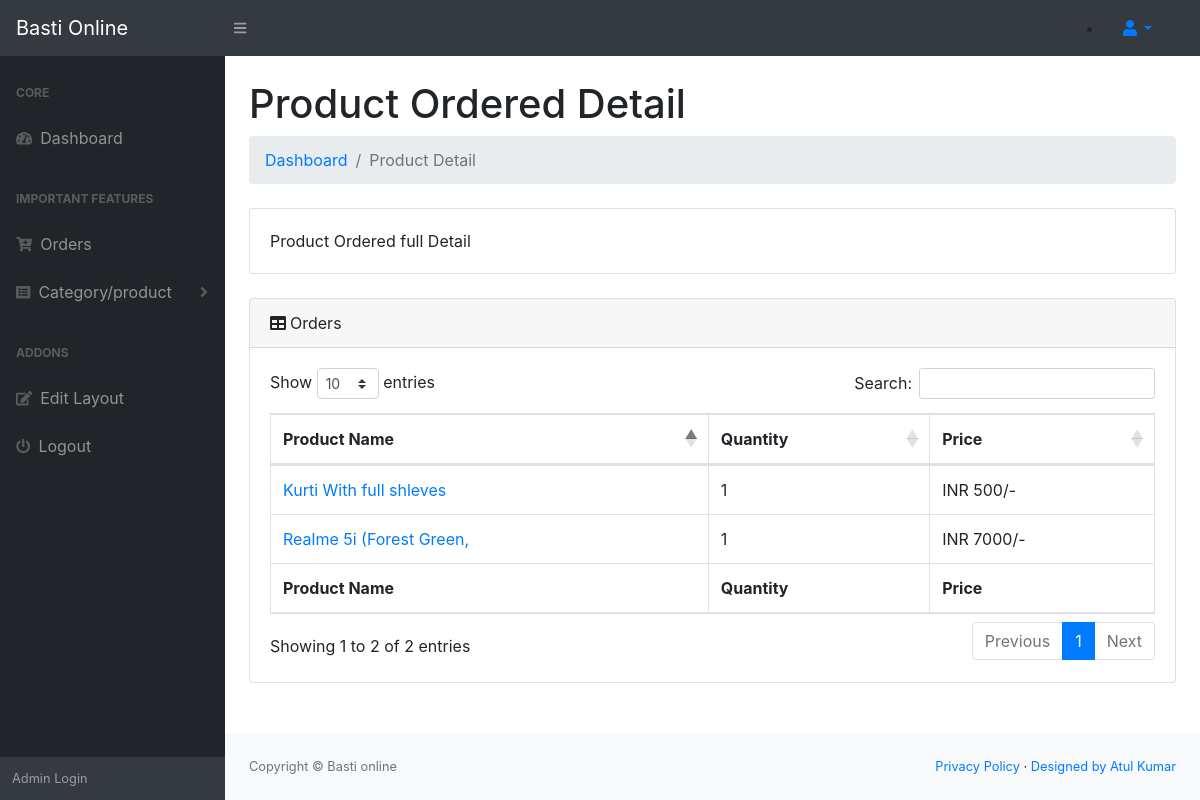
Page /admin/fulldetails.php?id=12 (signed in) on the committed database.
### tables this page shows
CREATE TABLE `orderitems` (
  `id` int(11) NOT NULL,
  `pid` int(11) NOT NULL,
  `pquantity` varchar(255) NOT NULL,
  `orderid` int(11) NOT NULL,
  `productprice` varchar(255) NOT NULL
);

CREATE TABLE `products` (
  `id` int(11) NOT NULL,
  `name` varchar(255) NOT NULL,
  `catid` int(11) NOT NULL,
  `price` varchar(255) NOT NULL,
  `thumb` varchar(255) NOT NULL,
  `description` varchar(255) NOT NULL
);

### admin/fulldetails.php (the view, shortened to what this page needs)
<?php
	require_once 'config/connect.php';
?>
<?php include 'header.php' ?>
    <body class="sb-nav-fixed">
        <?php include 'nav.php' ?>
            </div>
            <div id="layoutSidenav_content">
                <main>
                    <div class="container-fluid">
                        <h1 class="mt-4">Product Ordered Detail</h1>
                        <ol class="breadcrumb mb-4">
                            <li class="breadcrumb-item"><a href="index.php">Dashboard</a></li>
                            <li class="breadcrumb-item active">Product Detail</li>
                        </ol>
                        <div class="card mb-4">
                            <div class="card-body">Product Ordered full Detail</div>
                        </div>
                        <div class="card mb-4">
                            <div class="card-header"><i class="fas fa-table mr-1"></i>Orders</div>
                            <div class="card-body">
                                <div class="table-responsive">
                                    <table class="table table-bordered" id="dataTable" width="100%" cellspacing="0">
                                        <thead>
                                            <tr>
                                                <tr>
                                                    <th>Product Name</th>
                                                    <th>Quantity</th>
                                                    <th>Price</th>
                                                </tr>
                                        </thead>
                                        <tfoot>
                                            <tr>
                                                <th>Product Name</th>
                                                <th>Quantity</th>
                                                <th>Price</th>
                                            </tr>
                                        <tbody>
                                        <?php
                                            if(isset($_GET['id']) & !empty($_GET['id'])){
                                                $oid = $_GET['id'];
                                            }else{
                                                header('location: my-account.php');
                                            }
                                            $orditmsql = "SELECT * FROM orderitems o JOIN products p WHERE o.orderid='$oid' AND o.pid=p.id";
                                            $orditmres = mysqli_query($connection, $orditmsql);
                                            while($orditmr = mysqli_fetch_assoc($orditmres)){
                                        ?>
                                            <tr>
                                                <td>
                                                    <a href="single.php?id=<?php echo $orditmr['pid']; ?>"><?php echo substr($orditmr['name'], 0, 25); ?></a>
                                                </td>
                                                <td>
                                                    <?php echo $orditmr['pquantity']; ?>
                                                </td>
                                                <td>
                                                    INR <?php echo $orditmr['productprice']; ?>/-
                                                </td>
                                            </tr>
                                        <?php } ?>
                                        </tbody>
                                    </table>
                                </div>
                            </div>
                        </div>
                    </div>
                </main>
<?php include'footer.php' ?>
    </body>
</html>

### rows in the picture
orderitems: products.name "Kurti With full shleves", pquantity "1", productprice "500"
orderitems: products.name "Realme 5i (Forest Green,", pquantity "1", productprice "7000"
